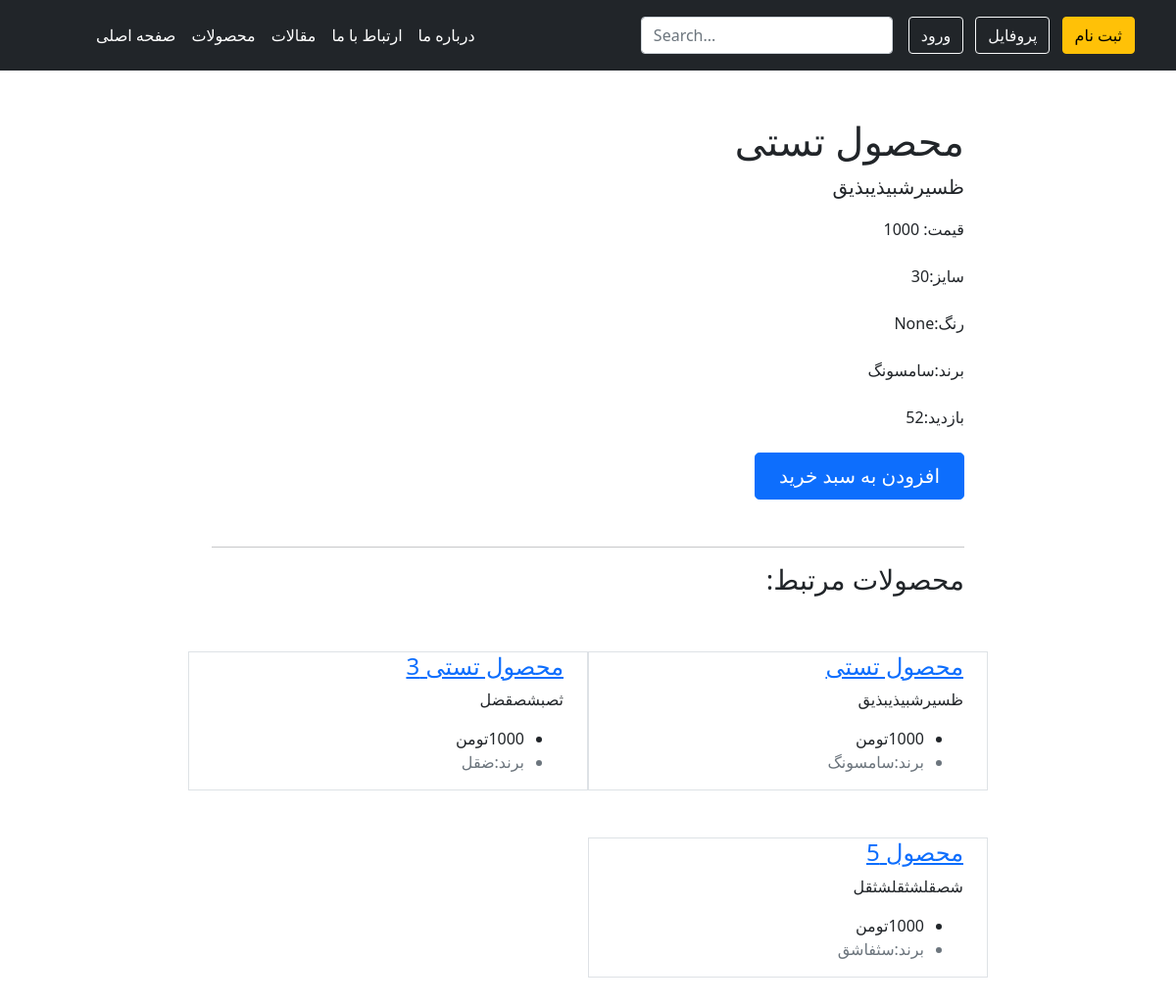
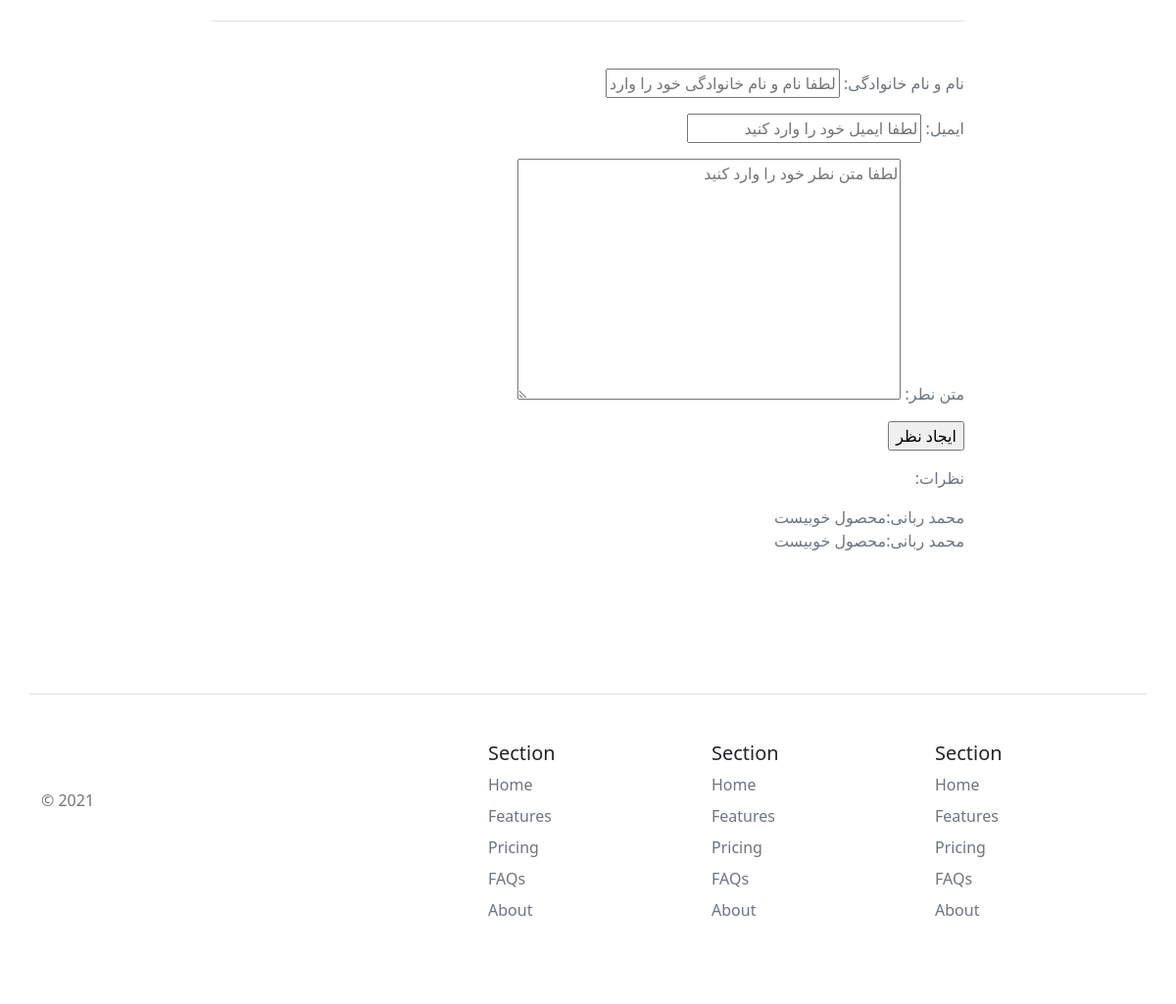
Screenshot of /product-detail/1/ with the database file from the repository (2 pictures, top to bottom).
### product/models.py (models this page shows, shortened)
class Product(models.Model):
    TYPE = (("جدید", "بله"), (" ", "خیر"))
    title = models.CharField(max_length=200, verbose_name="عنوان محصول",default="")
    description = models.TextField(verbose_name="توضیحات محصول")
    price = models.IntegerField(default="1000", blank=True, null=True, verbose_name="قیمت")
    product_size = models.CharField(max_length=500, verbose_name="سایز محصول")
    color = models.CharField(max_length=200, verbose_name="رنگ", blank=True, null=True)
    image = models.ImageField(upload_to="products", blank=True, null=True, verbose_name="تصویر محصول")
    brand = models.CharField(max_length=200, verbose_name="برند")
    new_type = models.CharField(max_length=200, choices=TYPE, default="no", verbose_name="جدید")
    special = models.BooleanField(default=False, verbose_name="محصول ویژه")
    categories = models.ManyToManyField(Category, verbose_name="دسته بندی ها")
    active = models.BooleanField(default=False, verbose_name="موجود / ناموجود")
    view = models.IntegerField(default=0, verbose_name="تعداد بازدید")
    objects = ProductManager()
    class Meta:
        verbose_name = "محصول"
        verbose_name_plural = "محصولات"

class ProductComment(models.Model):
    product = models.ForeignKey(Product, verbose_name="محصول", on_delete=models.CASCADE)
    full_name = models.CharField(max_length=200, verbose_name="نام و نام خانوادگی")
    email = models.EmailField(verbose_name="ایمیل")
    text = models.TextField(verbose_name="متن نظر")
    is_read = models.BooleanField(default=False, verbose_name="خوانده شده / نشده")
    class Meta:
        verbose_name = "نظر کاربران"
        verbose_name_plural = "نطرات کاربران درباره محصولات"

### product/views.py (the view)
# urls.py: path('product-detail/<int:pk>/',product_detail,name='product-detail'),
def product_detail(request,pk):
    product = Product.objects.get(id=pk)
    comment_form = ProductCommentForm(request.POST)
    comments = ProductComment.objects.filter(product=product, is_read=True)
    product.view += 1
    product.save()
    related_product: Product = Product.objects.get_queryset().filter(categories__product=product).all()
    if comment_form.is_valid():
        comment = ProductComment.objects.create(
            product = product,
            full_name = comment_form.cleaned_data['full_name'],
            email = comment_form.cleaned_data['email'],
            text = comment_form.cleaned_data['text'],
        )
        comment.save()
    else:
        comment_form = ProductCommentForm()
    context = {
        'product' : product,
        'comment_form' : comment_form,
        'comments':comments,
        'related_product' : related_product,
    }
    return render(request,'product/product-detail.html',context)

### product/forms.py
class ProductCommentForm(forms.Form):
    full_name = forms.CharField(
        widget=forms.TextInput(attrs={"placeholder": "لطفا نام و نام خانوادگی خود را وارد کنید"}),
        label="نام و نام خانوادگی",
        validators=[
            validators.MaxLengthValidator(200, "نام و نام خانوادگی نمیتواند بیشتر از 200 کاراکتر باشد")
        ]
    )
    email = forms.EmailField(
        widget=forms.EmailInput(attrs={"placeholder": "لطفا ایمیل خود را وارد کنید"}),
        label="ایمیل",
        validators=[
            validators.EmailValidator(200, "ایمیل نمیتواند بیشتر از 200 کاراکتر باشد")
        ]
    )
    text = forms.CharField(
        widget=forms.Textarea(attrs={"placeholder": "لطفا متن نطر خود را وارد کنید"}),
        label="متن نطر",
    )

### product/templates/product/product-detail.html (shortened to what this page needs)
{% extends 'base/main.html' %}
{% block body %}
<div class="col-lg-8 mx-auto p-3 py-md-5" dir="rtl">
    <main>
      <h1>{{product.title}}</h1>
      <p class="fs-5 col-md-8">{{product.description}}</p>
      قیمت: <span>{{product.price}}</span>
      <br><br>
      سایز:{{product.product_size}}
      <br><br>
      رنگ:{{product.color}}
      <br><br>
      برند:{{product.brand}}
      <br><br>
      بازدید:{{product.view}}
      <br><br>
      <div class="mb-5">
        <a href="" class="btn btn-primary btn-lg px-4">افزودن به سبد خرید</a>
      </div>
      <hr>
      <div class="row g-5">
        <h3>محصولات مرتبط:</h3>
        {% for product in related_product %}
        <div class="col-md-6 border">
          <h4><a href="{{product.get_absolut_url}}">{{product.title}}</a></h4>
          <p>{{product.description}}</p>
          <ul class="icon-list">
            <li>{{product.price}}تومن</li>
            <li class="text-muted">برند:{{product.brand}}</li>
          </ul>
        </div>
        {% endfor %}
      </div>
    </main>
    <footer class="pt-5 my-5 text-muted border-top">
      <form method="POST">
        {{comment_form.as_p}}
        <input type="submit" value="ایجاد نظر">
      </form>
      <p dir="rtl">نظرات:</p>
      {% for comment in comments %}
        {{comment.full_name}}:{{comment.text}}<br>
      {% endfor %}
    </footer>
  </div>
{% endblock body %}

### templates/base/main.html
{% load static %}
<html>
    <head>
        {% include 'base/head-referenced.html' %}
    </head>
    <body>
        {% include 'base/header.html' %}
        {% block body %}
        {% endblock body %}
        {% include 'base/footer.html' %}
    </body>

### templates/base/head-referenced.html (shortened to what this page needs)
{% load static %}
<link href="https://cdn.jsdelivr.net/npm/bootstrap@5.1.3/dist/css/bootstrap.min.css" rel="stylesheet">

### templates/base/header.html
<header class="p-3 bg-dark text-white">
    <div class="container">
      <div class="d-flex flex-wrap align-items-center justify-content-center justify-content-lg-start">
        <a href="/" class="d-flex align-items-center mb-2 mb-lg-0 text-white text-decoration-none">
          <svg class="bi me-2" width="40" height="32" role="img" aria-label="Bootstrap"><use xlink:href="#bootstrap"></use></svg>
        </a>
        <ul class="nav col-12 col-lg-auto me-lg-auto mb-2 justify-content-center mb-md-0">
          <li><a href="/" class="nav-link px-2 text-white">صفحه اصلی</a></li>
          <li><a href="{% url 'product-list' %}" class="nav-link px-2 text-white">محصولات</a></li>
          <li><a href="{% url 'blog-list' %}" class="nav-link px-2 text-white">مقالات</a></li>
          <li><a href="{% url 'contact' %}" class="nav-link px-2 text-white">ارتباط با ما</a></li>
          <li><a href="{% url 'about-us' %}" class="nav-link px-2 text-white">درباره ما</a></li>
        </ul>
        <form class="col-12 col-lg-auto mb-3 mb-lg-0 me-lg-3">
          <input type="search" class="form-control form-control-dark" placeholder="Search..." aria-label="Search">
        </form>
        <div class="text-end">
          {% if user.is_authenticated %}
          <a href="{% url 'logout' %}"><button type="button" class="btn btn-outline-light me-2">خروج</button></a>
          {% else %}
          <a href="{% url 'login' %}"><button type="button" class="btn btn-outline-light me-2">ورود</button></a>
          {% endif %}
          <a href="{% url 'panel' %}"><button type="button" class="btn btn-outline-light me-2">پروفایل</button></a>
          <a href="{% url 'register' %}"><button type="button" class="btn btn-warning">ثبت نام</button></a>
        </div>
      </div>
    </div>
  </header>

### templates/base/footer.html
<div class="container">
    <footer class="row row-cols-5 py-5 my-5 border-top">
      <div class="col">
        <a href="/" class="d-flex align-items-center mb-3 link-dark text-decoration-none">
          <svg class="bi me-2" width="40" height="32"><use xlink:href="#bootstrap"></use></svg>
        </a>
        <p class="text-muted">© 2021</p>
      </div>
      <div class="col">
      </div>
      <div class="col">
        <h5>Section</h5>
        <ul class="nav flex-column">
          <li class="nav-item mb-2"><a href="#" class="nav-link p-0 text-muted">Home</a></li>
          <li class="nav-item mb-2"><a href="#" class="nav-link p-0 text-muted">Features</a></li>
          <li class="nav-item mb-2"><a href="#" class="nav-link p-0 text-muted">Pricing</a></li>
          <li class="nav-item mb-2"><a href="#" class="nav-link p-0 text-muted">FAQs</a></li>
          <li class="nav-item mb-2"><a href="#" class="nav-link p-0 text-muted">About</a></li>
        </ul>
      </div>
      <div class="col">
        <h5>Section</h5>
        <ul class="nav flex-column">
          <li class="nav-item mb-2"><a href="#" class="nav-link p-0 text-muted">Home</a></li>
          <li class="nav-item mb-2"><a href="#" class="nav-link p-0 text-muted">Features</a></li>
          <li class="nav-item mb-2"><a href="#" class="nav-link p-0 text-muted">Pricing</a></li>
          <li class="nav-item mb-2"><a href="#" class="nav-link p-0 text-muted">FAQs</a></li>
          <li class="nav-item mb-2"><a href="#" class="nav-link p-0 text-muted">About</a></li>
        </ul>
      </div>
      <div class="col">
        <h5>Section</h5>
        <ul class="nav flex-column">
          <li class="nav-item mb-2"><a href="#" class="nav-link p-0 text-muted">Home</a></li>
          <li class="nav-item mb-2"><a href="#" class="nav-link p-0 text-muted">Features</a></li>
          <li class="nav-item mb-2"><a href="#" class="nav-link p-0 text-muted">Pricing</a></li>
          <li class="nav-item mb-2"><a href="#" class="nav-link p-0 text-muted">FAQs</a></li>
          <li class="nav-item mb-2"><a href="#" class="nav-link p-0 text-muted">About</a></li>
        </ul>
      </div>
    </footer>
  </div>

### rows the page displays
Product: title "محصول تستی", description "ظسیرشبیذیبذیق", price "1000", product_size "30", color "None", brand "سامسونگ", view "52"
Product: title "محصول تستی 3", description "ثصبشصقضل", price "1000", brand "ضقل"
Product: title "محصول 5", description "شصقلشثقلشثقل", price "1000", brand "سثفاشق"
ProductComment: full_name "محمد ربانی", text "محصول خوبیست"
ProductComment: full_name "محمد ربانی", text "محصول خوبیست"
